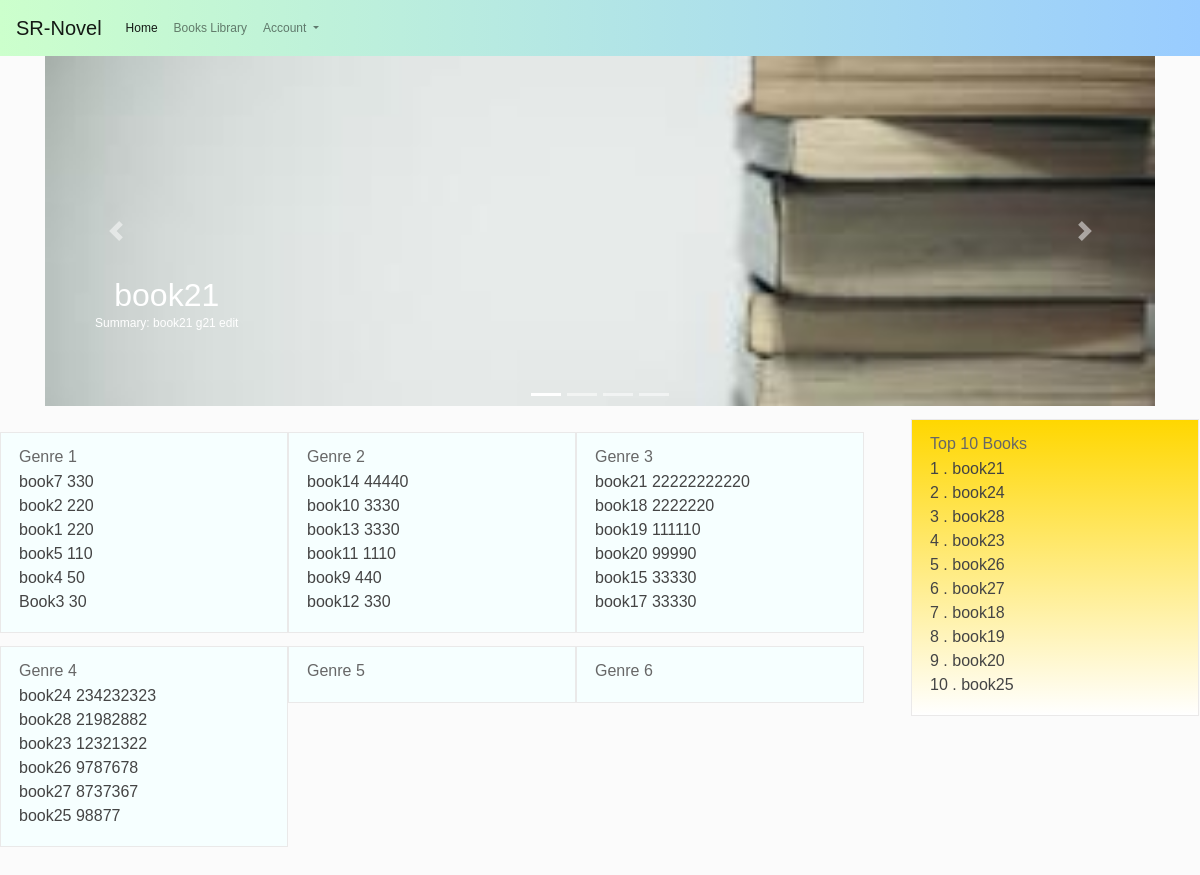
Screenshot of /application/ with the database file from the repository.
### application/models.py (models this page shows, shortened)
class Book(models.Model):
    title = models.CharField(max_length=200,blank=True, null=True)
    author = models.ForeignKey('Author', on_delete=models.SET_NULL,blank=True, null=True)
    summary = models.TextField(max_length=1000, help_text='Enter a brief description of the book')
    isbn = models.CharField('ISBN', max_length=13, help_text='13 Character <a href="https://www.isbn-international.org/content/what-isbn">ISBN number</a>')
    genre = models.ManyToManyField(Genre, help_text='Select a genre for this book')
    wordCount = models.IntegerField(default=0)
    chapterCount = models.IntegerField(default=0)
    bookFile = models.FileField(blank=True, null=True)
    like = models.IntegerField(default=0)
    date_uploaded = models.DateTimeField(default = timezone.now)
    bookImage = models.FileField(default ='default_book.jpg', upload_to='book_images')
    created_author= models.ForeignKey(User,on_delete=models.SET_NULL, blank=True, null=True)
    class Meta:
        ordering = ['-wordCount']

### application/views.py (the view)
# urls.py: path('', views.index, name='index'),
def index(request):
    books= Book.objects.all()
    top4_books=books[:4]
    num4_list=[1,2,3,4,]
    zip_top4= zip(num4_list, top4_books)
    top10_books=books[:10]
    num10_list=[1,2,3,4,5,6,7,8,9,10,]
    zip_top10= zip(num10_list, top10_books)
    genres= Genre.objects.all()
    num6_list=[1,2,3,4,5,6,]
    context = {
        'top_book4':top4_books,
        'genreAll': genres,
        'top10_books': zip_top10,
        'top4_books': zip_top4,
    }
    genre1_top6_books=Book.objects.filter(genre = genres[0]).order_by('-wordCount')[:6]
    genre2_top6_books=Book.objects.filter(genre = genres[1]).order_by('-wordCount')[:6]
    genre3_top6_books=Book.objects.filter(genre = genres[2]).order_by('-wordCount')[:6]
    genre4_top6_books=Book.objects.filter(genre = genres[3]).order_by('-wordCount')[:6]
    genre5_top6_books=Book.objects.filter(genre = genres[4]).order_by('-wordCount')[:6]
    genre6_top6_books=Book.objects.filter(genre = genres[5]).order_by('-wordCount')[:6]
    context['genre1']=genre1_top6_books
    context['genre2']=genre2_top6_books
    context['genre3']=genre3_top6_books
    context['genre4']=genre4_top6_books
    context['genre5']=genre5_top6_books
    context['genre6']=genre6_top6_books
    return render(request, 'index.html', context=context)

### application/templates/index.html (shortened to what this page needs)
{% extends "home_base.html" %}
{% load static %}
{% block content %}
  <!DOCTYPE html>
  <html>
    <head lang="en">
      <link href="{% static 'index/css/lib.min.css' %}" type="text/css" rel="stylesheet" />
      <link href="{% static 'index/css/index.css' %}" type="text/css" rel="stylesheet" />
    </head>
    <body>
      <div class="pageBady custom clearfix" style="height: 1000px">
      </head>
      <body>
        <div id="carouselExampleIndicators" class="carousel slide container" data-ride="carousel">
          <ol class="carousel-indicators">
            <li data-target="#carouselExampleIndicators" data-slide-to="0" class="active"></li>
            <li data-target="#carouselExampleIndicators" data-slide-to="1"></li>
            <li data-target="#carouselExampleIndicators" data-slide-to="2"></li>
            <li data-target="#carouselExampleIndicators" data-slide-to="3"></li>
          </ol>
          <div class="carousel-inner" style=" height: 350px;">
            <div class="carousel-item active" style="height: 260px;">
             <p><a href=" {% url 'book-detail' top_book4.0.id %} "><img class="d-block w-100" src="{{ top_book4.0.bookImage.url }}" alt="First slide" ></a></p>
              <div class="carousel-caption d-none d-md-block" style = "position:fixed; left:-700px; top:200px;">
                <h2 class = "article-title" > {{ top_book4.0.title }}</h2>
                <p class="article-content"> Summary: {{ top_book4.0.summary }} </p>
              </div>
            </div>
          </div>
          <a class="carousel-control-prev" href="#carouselExampleIndicators" role="button" data-slide="prev">
            <span class="carousel-control-prev-icon" aria-hidden="true"></span>
          </a>
          <a class="carousel-control-next" href="#carouselExampleIndicators" role="button" data-slide="next">
            <span class="carousel-control-next-icon" aria-hidden="true"></span>
          </a>
        </div>
            <div class="w1200 clearfix">
              <div class="maincontent">
                <div >
                  <ul>
                    <div class="siderBox">
                      <div class="notice" style="background-color: #f6ffff">
                        <h2>Genre 1</h2>
                        <ul>
                          {% for book in genre1%}
                            <div class="box">  <a href="{% url 'book-detail' book.id %}"><span class="text fs16">{{ book.title }} {{ book.wordCount }}</span></a> </div>
                          {% endfor %}
                        </ul>
                      </div>
                    </div>
                    <div class="siderBox">
                      <div class="notice" style="background-color: #f6ffff">
                        <h2>Genre 2</h2>
                        <ul>
                          {% for book in genre2%}
                            <div class="box">  <a href="{% url 'book-detail' book.id %}"><span class="text fs16">{{ book.title }} {{ book.wordCount }}</span></a> </div>
                          {% endfor %}
                        </ul>
                      </div>
                    </div>
                    <div class="siderBox">
                      <div class="notice" style="background-color: #f6ffff">
                        <h2>Genre 3</h2>
                        <ul>
                          {% for book in genre3%}
                            <div class="box">  <a href="{% url 'book-detail' book.id %}"><span class="text fs16">{{ book.title }} {{ book.wordCount }}</span></a> </div>
                          {% endfor %}
                        </ul>
                      </div>
                    </div>
                    <div class="siderBox">
                      <div class="notice" style="background-color: #f6ffff">
                        <h2>Genre 4</h2>
                        <ul>
                          {% for book in genre4%}
                            <div class="box">  <a href=" {% url 'book-detail' book.id %} "><span class="text fs16">{{ book.title }} {{ book.wordCount }}</span></a> </div>
                          {% endfor %}
                        </ul>
                      </div>
                    </div>
                    <div class="siderBox">
                      <div class="notice" style="background-color: #f6ffff">
                        <h2>Genre 5</h2>
                      </div>
                    </div>
                    <div class="siderBox">
                      <div class="notice" style="background-color: #f6ffff">
                        <h2>Genre 6</h2>
                      </div>
                    </div>
                  </ul>
                </div>
              </div>
              <div class="siderBox">
                <div class="notice" style ="background: linear-gradient( to bottom,gold, white);">
                  <h2>Top 10 Books</h2>
                  <ul>
                    {% for num, book in top10_books %}
                      <div class="box">  <a href="#"><span class="text fs16">{{ num }} . {{ book.title }}</span></a> </div>
                    {% endfor %}
                  </ul>
                </div>
              </div>
            </div>
          </body>
        </html>
      {% endblock %}

### application/static/index/css/index.css (style rules this page uses)
.maincontent { width:898px;float:left;margin:13px 13px 0 0 }
.siderBox { width:288px;float:left;margin-top:13px }
.notice { border:1px solid #eae9e9;padding:10px 18px 18px;background:#fff }
.notice h2 { color:#676767;font-size:16px;height:27px;line-height:27px;display:inline-block }

### rows the page displays
Book: bookImage (placeholder picture), title "book21", summary "book21 g21 edit", wordCount "22222222220", num "1"
Book: title "book7", wordCount "330"
Book: title "book2", wordCount "220"
Book: title "book1", wordCount "220"
Book: title "book5", wordCount "110"
Book: title "book4", wordCount "50"
Book: title "Book3", wordCount "30"
Book: title "book14", wordCount "44440"
Book: title "book10", wordCount "3330"
Book: title "book13", wordCount "3330"
Book: title "book11", wordCount "1110"
Book: title "book9", wordCount "440"
Book: title "book12", wordCount "330"
Book: title "book18", wordCount "2222220", num "7"
Book: title "book19", wordCount "111110", num "8"
Book: title "book20", wordCount "99990", num "9"
Book: title "book15", wordCount "33330"
Book: title "book17", wordCount "33330"
Book: title "book24", wordCount "234232323", num "2"
Book: title "book28", wordCount "21982882", num "3"
Book: title "book23", wordCount "12321322", num "4"
Book: title "book26", wordCount "9787678", num "5"
Book: title "book27", wordCount "8737367", num "6"
Book: title "book25", wordCount "98877", num "10"
